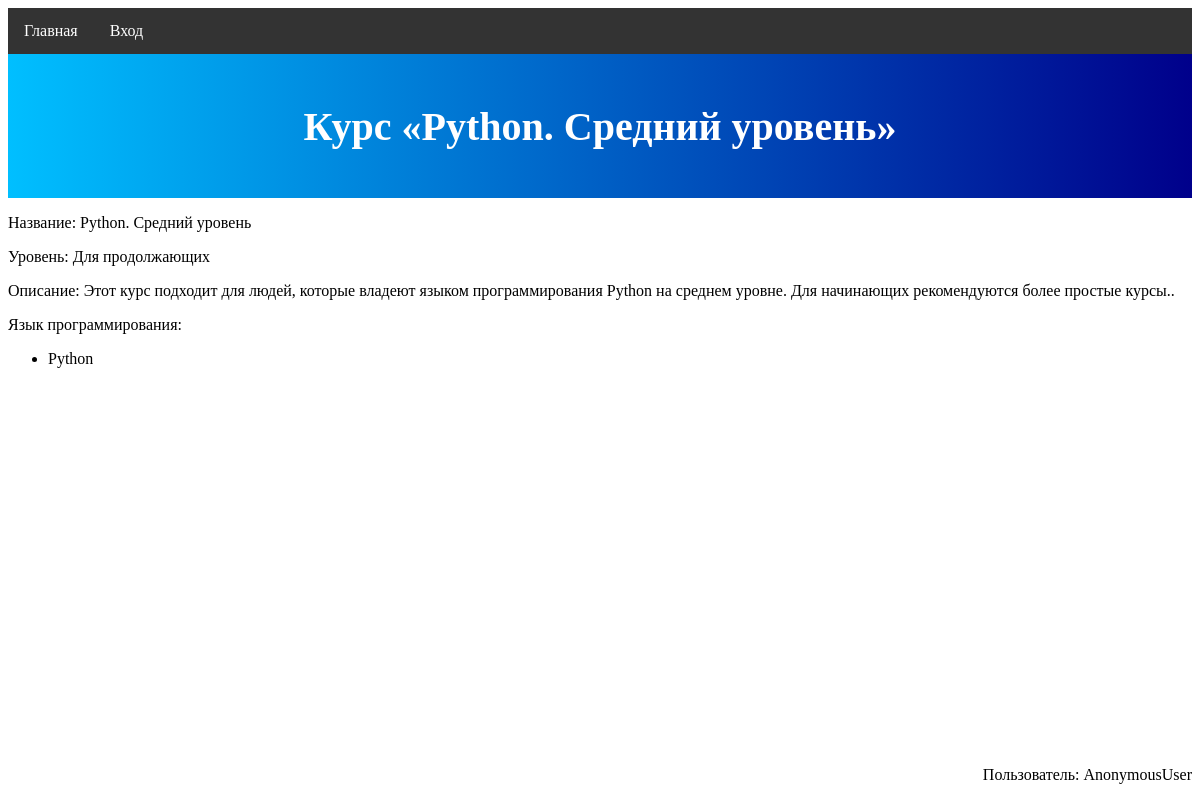
The app's page /course/4, older data.
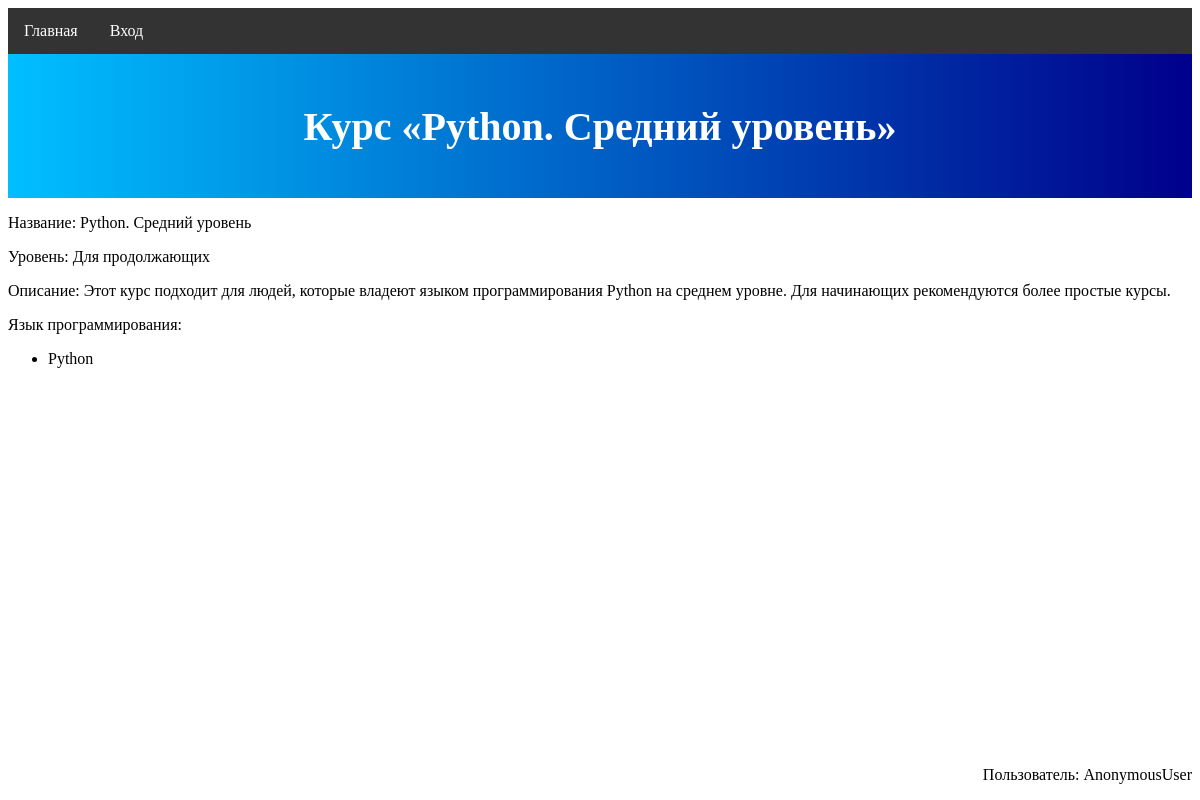
The same page, newer data.
### mainapp/models.py (models this page shows)
class Course(models.Model):
    programming_languages = models.ManyToManyField(ProgrammingLanguage)
    technologies = models.ManyToManyField(Technology, blank=True)
    course_category = models.ForeignKey(CourseCategory,
                                        on_delete=models.CASCADE,
                                        default=1)
    name = models.CharField(max_length=64)
    desc = models.TextField(blank=True)
    image = models.ImageField(upload_to='img',
                              default=os.path.join('img', 'default.jpg'))
    def __str__(self):
        return self.name
    class Meta:
        verbose_name = 'Курс'
        verbose_name_plural = 'Курсы'

class CourseCategory(models.Model):
    name = models.CharField(max_length=32)
    desc = models.TextField(blank=True)
    image = models.ImageField(upload_to='img',
                              default=os.path.join('img', 'default.jpg'))
    def __str__(self):
        return self.name
    class Meta:
        verbose_name = 'Категория курсов'
        verbose_name_plural = 'Категории курсов'

### mainapp/views.py (the view)
# urls.py: path('course/<int:pk>', views.course_page, name='course_page'),
def course_page(request, pk):
    course = Course.objects.get(pk=pk)
    name = f'курс «{course}»'
    context = {
        'page_title': name,
        'course': course,
        'top_block_text': name
    }
    return render(request, template_name='mainapp/course_page.html', context=context)

### mainapp/models.py (called while the page is built)
    def __str__(self):
        return self.name

### mainapp/templates/mainapp/course_page.html (shortened to what this page needs)
{% extends 'mainapp/base.html' %}
{% block content %}
    <p>Название: {{ course.name }}</p>
    <p>Уровень: {{ course.course_category }}</p>
    <p>Описание: {{ course.desc }}.</p>
    {% if course.programming_languages.all|length > 1 %}
        <p>Языки программирования:</p>
    {% else %}
        <p>Язык программирования:</p>
    {% endif %}
    <ul>
        {% for lang in course.programming_languages.all %}
            <li>{{ lang }}</li>
        {% endfor %}
    </ul>
{% endblock %}

Row changes from the older to the newer data that the page shows:
changed Course "Python. Средний уровень": desc "Этот курс подходит для людей, которые владеют языком программирования Python на среднем уровне. Для начинающих рекомендуются более простые курсы." → "Этот курс подходит для людей, которые владеют языком программирования Python на среднем уровне. Для начинающих рекомендуются более простые курсы"
